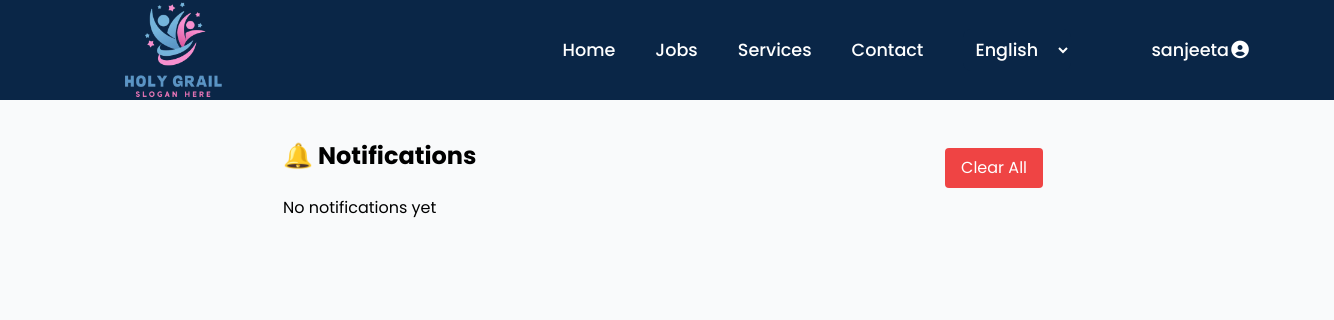
Before: /notifications/ (signed in) with the older database file.
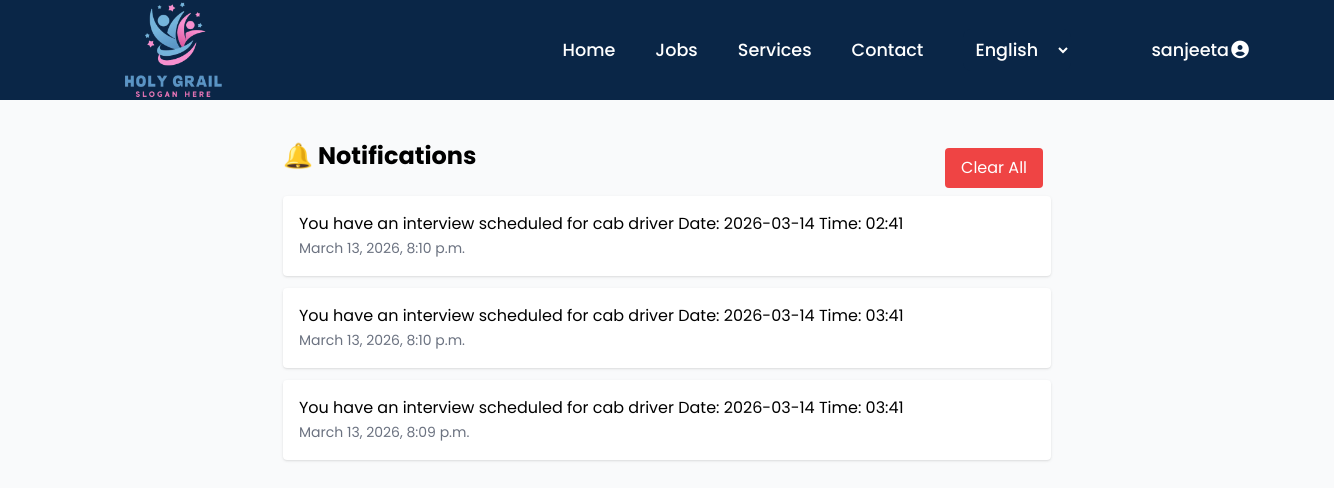
After: the same page with the newer database file.
### notifications/models.py (models this page shows, shortened)
class Notification(models.Model):
    user = models.ForeignKey(
        settings.AUTH_USER_MODEL,
        on_delete=models.CASCADE,
        related_name="notifications"
    )
    message = models.TextField()
    link = models.URLField(blank=True, null=True)
    is_read = models.BooleanField(default=False)
    created_at = models.DateTimeField(auto_now_add=True)

### notifications/views.py (the view)
# urls.py: path('notifications/', include('notifications.urls')),
@login_required
def notifications(request):
    notifications = Notification.objects.filter(
        user=request.user
    ).order_by("-created_at")
    return render(request, "notifications/Notification.html", {
        "notifications": notifications
    })

### templates/notifications/Notification.html (shortened to what this page needs)
{% extends 'home.html' %}
{% load static %}
{% block csslink %}
<link rel="stylesheet" href="{% static 'css/style.css' %}"/>
<link rel="stylesheet" href="{% static 'css/Notification.css' %}">
<link rel="stylesheet" href="https://cdnjs.cloudflare.com/ajax/libs/font-awesome/7.0.1/css/all.min.css" />
{% endblock csslink %}
{% block body %}
  <div class="max-w-3xl mx-auto mt-10">
<div class="flex justify-between">
    <h2 class="text-2xl font-bold mb-6">
        🔔 Notifications
    </h2>
    <a href="{% url 'notifications:clear_notifications' %}"
    onclick="return confirm('Clear all notifications?')"
    class="bg-red-500 text-white px-4 py-2 rounded hover:bg-red-600 m-2">
    Clear All
    </a>
</div>
{% for n in notifications %}
<div class="bg-white shadow p-4 rounded mb-3">
<p>{{ n.message }}</p>
<span class="text-sm text-gray-500">
{{ n.created_at }}
</span>
</div>
{% empty %}
<p>No notifications yet</p>
{% endfor %}
</div>
{% endblock body %}

Changed rows visible on the page:
added Notification: message "You have an interview scheduled for cab driver Date: 2026-03-14 Time: 02:41", created_at "March 13, 2026, 8:10 p.m."
added Notification: message "You have an interview scheduled for cab driver Date: 2026-03-14 Time: 03:41", created_at "March 13, 2026, 8:10 p.m."
added Notification: message "You have an interview scheduled for cab driver Date: 2026-03-14 Time: 03:41", created_at "March 13, 2026, 8:09 p.m."
Other visible differences:
text no longer shown: "No notifications yet"
